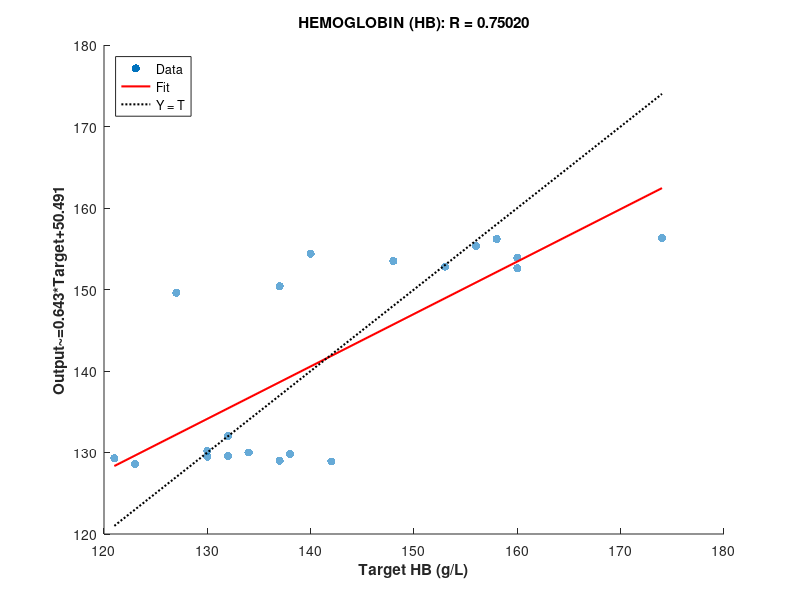

This chart was generated by the following MATLAB code:
clear; clc; close all;

% all_actual = [156, 153, 174, 160, 140, 137, 127, 160, 129, 158, 148, 137, 89, 130, 132, 130, 138, 134, 121, 123, 142, 132];
% all_pred   = [155.3, 152.8, 156.3, 152.6, 154.4, 150.4, 149.6, 153.9, 153.9, 156.2, 153.5, 129.0, 129.2, 130.2, 129.6, 129.5, 129.8, 130.0, 129.3, 128.6, 128.9, 132.0];
all_actual = [156, 153, 174, 160, 140, 137, 127, 160, 158, 148, 137, 130, 132, 130, 138, 134, 121, 123, 142, 132];
all_pred   = [155.3, 152.8, 156.3, 152.6,  154.4, 150.4, 149.6, 153.9, 156.2, 153.5, 129.0, 130.2, 129.6, 129.5, 129.8, 130.0, 129.3, 128.6, 128.9, 132.0];

err = all_pred - all_actual;

RMSE = sqrt(mean(err.^2));
MAE = mean(abs(err));
MAPE = mean(abs(err ./ all_actual)) * 100;
R = corrcoef(all_actual, all_pred);
R = R(1,2);

mean_diff = mean(err);
sd_diff = std(err);

fprintf('HEMOGLOBIN (HB):\n');
fprintf('\tR\t\t\t: %.4f\t\n', R);
fprintf('\tRMSE\t\t: %.2f\tg/L\n', RMSE);
fprintf('\tMAE\t\t\t: %.2f\tg/L\n', MAE);
fprintf('\tMAPE\t\t: %.2f\t%%\n', MAPE);
fprintf('\tMean Diff\t: %.2f g/L\n', mean_diff);
fprintf('\tSD Diff\t\t: %.2f g/L\n', sd_diff);


figure();
% h1 = scatter(all_actual, all_pred);
h1 = scatter(all_actual, all_pred, 'filled', 'MarkerFaceAlpha', 0.6);
hold on;

% Garis fit linear
coef_sbp = polyfit(all_actual, all_pred, 1);
x_fit = [min(all_actual), max(all_actual)];
y_fit = polyval(coef_sbp, x_fit);
h2 = plot(x_fit, y_fit, 'r-', 'LineWidth', 1.5);

% Garis Y = T (ideal)
h3 = plot(x_fit, x_fit, 'k:', 'LineWidth', 1.5);

% Judul, legend, label
title(sprintf('HEMOGLOBIN (HB): R = %.5f', R));
legend([h1, h2, h3], {'Data', 'Fit', 'Y = T'}, 'Location', 'northwest');
xlabel('Target HB (g/L)', 'FontWeight', 'bold');
ylabel(sprintf('Output~=%.3f*Target+%.3f', coef_sbp(1), coef_sbp(2)), 'FontWeight', 'bold');

% Batas sumbu
% xlim([min(all_actual), max(all_actual)]);
% ylim([min(all_pred), max(all_pred)]);
hold off;
